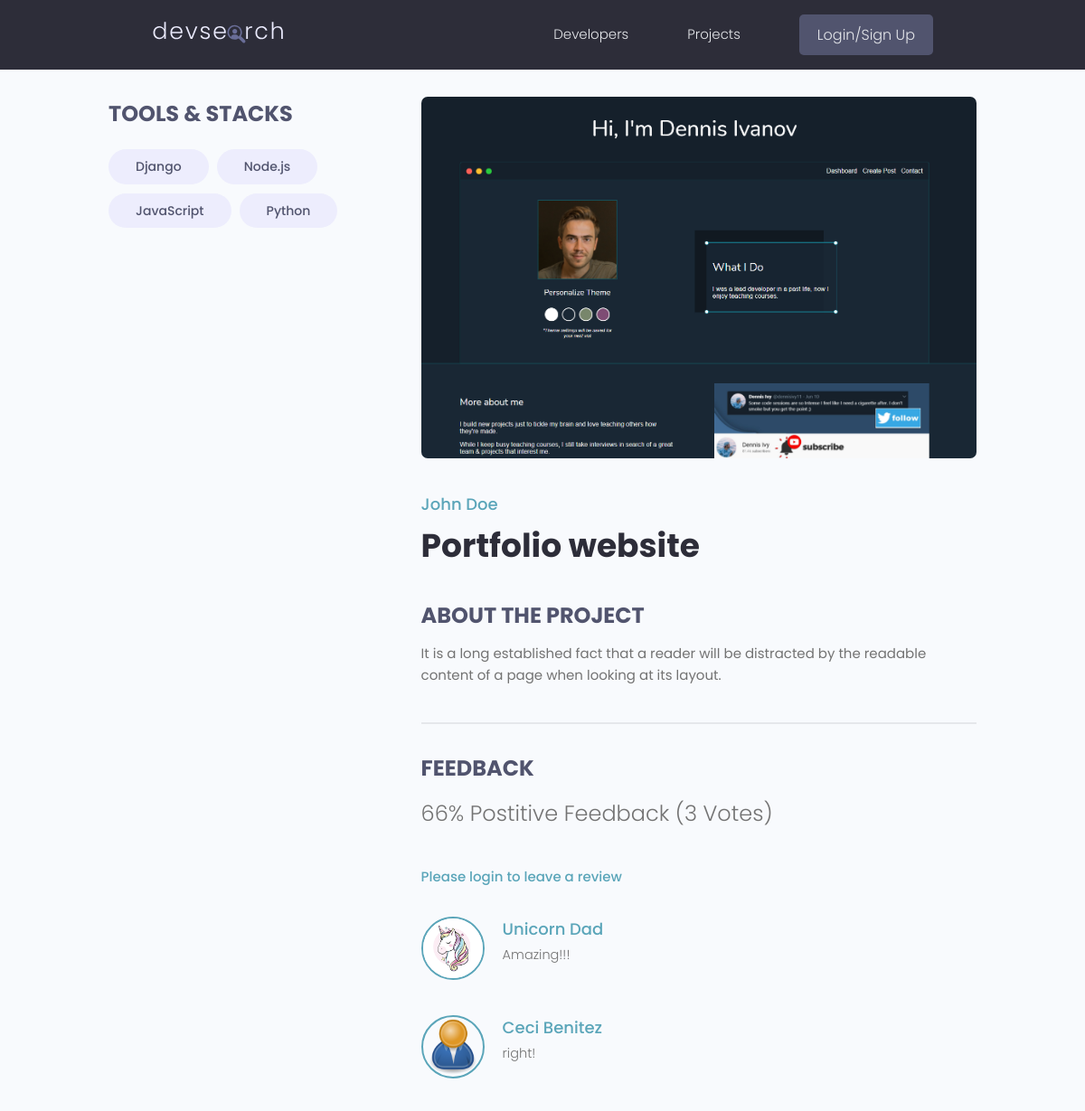
Page /projects/project/0bf07765-48b2-469e-8b91-ad494ba1f7fe on the earlier database version.
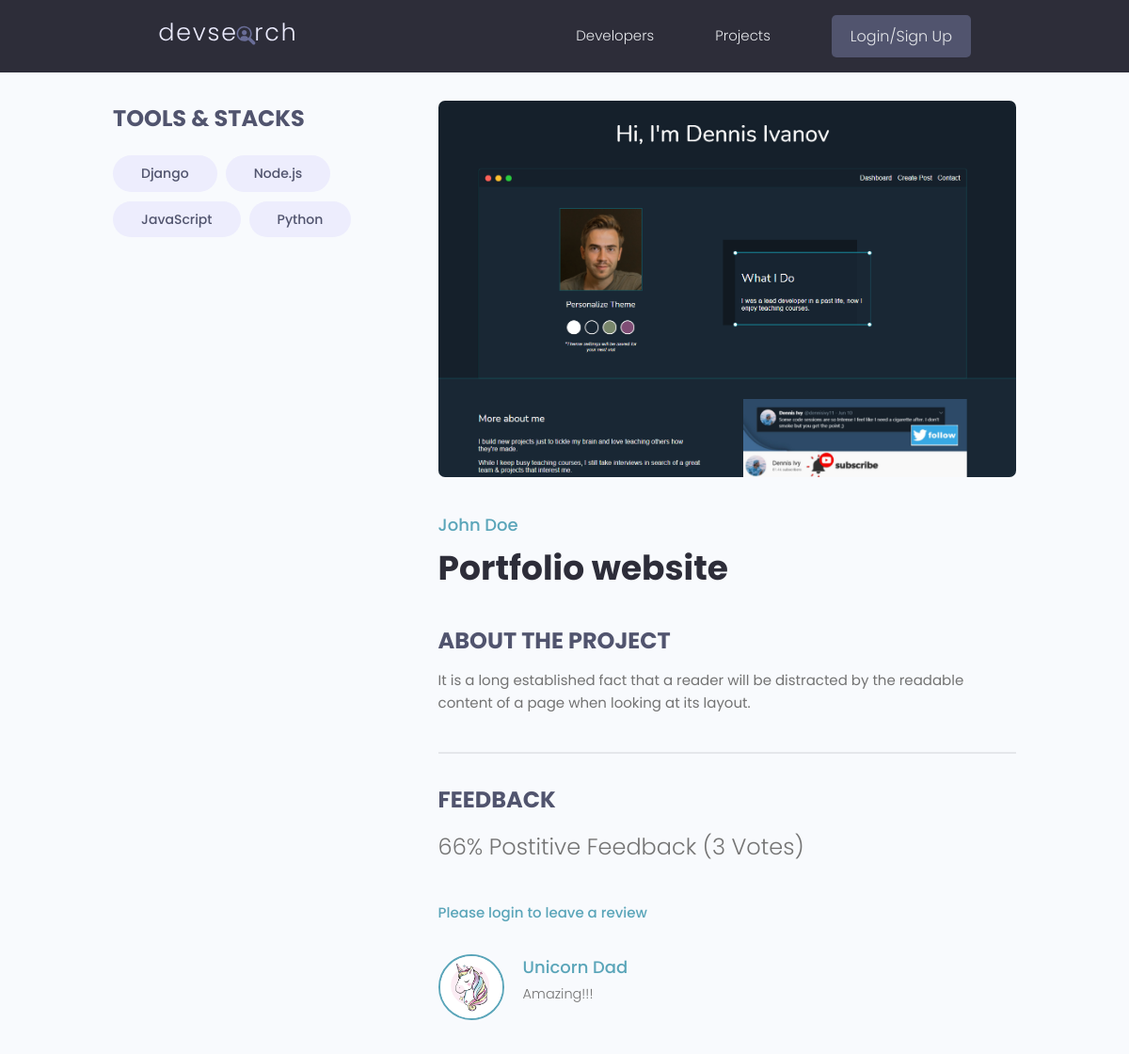
Same page on the later database version.
### projects/models.py (models this page shows, shortened)
class Tag(models.Model):
    name = models.CharField(max_length=200)
    created = models.DateTimeField(auto_now_add=True)
    id = models.UUIDField(default=uuid.uuid4, unique=True, primary_key=True, editable=False)
    def __str__(self):
        return self.name

class Review(models.Model):
    VOTE_TYPE = (
        ("up", "Up Vote"),
        ("down", "Down Vote")
    )
    owner = models.ForeignKey(Profile, on_delete=models.CASCADE, null=True, blank=True)
    project = models.ForeignKey(Project, on_delete=models.CASCADE)
    body = models.TextField(null=True, blank=True)
    value = models.CharField(max_length=200, choices=VOTE_TYPE)
    created = models.DateTimeField(auto_now_add=True)
    id = models.UUIDField(default=uuid.uuid4, unique=True, primary_key=True, editable=False)
    class Meta:
        unique_together = [["owner", "project"]]

### users/models.py (models this page shows, shortened)
class Profile(models.Model):
    user = models.OneToOneField(User, on_delete=models.CASCADE, null=True, blank=True)
    name = models.CharField(max_length=200, null=True, blank=True)
    email = models.EmailField(max_length=500, null=True, blank=True)
    username = models.CharField(max_length=200, null=True, blank=True)
    location = models.CharField(max_length=200, null=True, blank=True)
    short_intro = models.CharField(max_length=200, null=True, blank=True)
    bio = models.TextField(null=True, blank=True)
    profile_image = models.ImageField(null=True, blank=True, upload_to="profiles/", default="profiles/user-default.png")
    social_github = models.CharField(max_length=200, null=True, blank=True)
    social_twitter = models.CharField(max_length=200, null=True, blank=True)
    social_linkedin = models.CharField(max_length=200, null=True, blank=True)
    social_youtube = models.CharField(max_length=200, null=True, blank=True)
    social_website = models.CharField(max_length=200, null=True, blank=True)
    created = models.DateTimeField(auto_now_add=True)
    id = models.UUIDField(default=uuid.uuid4, unique=True, primary_key=True, editable=False)
    class Meta:
        ordering = ["created"]

### projects/views.py (the view, shortened to what this page needs)
# urls.py: path('project/<str:pk>', views.project, name="project"),
def project(request, pk):
    projectObj = Project.objects.get(id=pk)
    form = ReviewForm()
    return render(request, 'projects/single-project.html', {"project": projectObj, "form": form})

### projects/models.py (called while the page is built)
    @property
    def imageURL(self):
        try:
            url = self.featured_image.url
        except:
            url = ""
        return url

    @property
    def reviewers(self):
        queryset = self.review_set.all().values_list("owner__id", flat=True)
        return queryset

### projects/templates/projects/single-project.html (shortened to what this page needs)
{% extends 'main.html' %} {% block content %}
  <main class="singleProject my-md">
    <div class="container">
      <div class="layout">
        <div class="column column--1of3">
          <h3 class="singleProject__subtitle">Tools & Stacks</h3>
          <div class="singleProject__toolStack">
            {% for tag in project.tags.all %}
            <span class="tag tag--pill tag--sub tag--lg">
              <small>{{tag}}</small>
            </span>
            {% endfor %}
          </div>
        </div>
        <div class="column column--2of3">
          <img class="singleProject__preview" src="{{project.imageURL}}" alt="portfolio thumbnail" />
          <a href="{% url 'user-profile' project.owner.id %}" class="singleProject__developer">{{project.owner.name}}</a>
          <h2 class="singleProject__title">{{project.title}}</h2>
          <h3 class="singleProject__subtitle">About the Project</h3>
          <div class="singleProject__info">
           {{project.description}}
          </div>
          <div class="comments">
            <h3 class="singleProject__subtitle">Feedback</h3>
            <h5 class="project--rating">
              {{project.vote_ratio}}% Postitive Feedback ({{project.vote_total}} Vote{{project.vote_total|pluralize:"s"}})
            </h5>
            {% if request.user.profile.id in project.reviewers %}
                <p>You have already voted for this project</p>
                {% elif request.user.profile == project.owner %}
                <p>You can't review your own work</p>
                {% else %}
                <a href="{% url 'login' %}?next={{request.path}}">Please login to leave a review</a>
            {% endif %}
            <div class="commentList">
              {% for review in project.review_set.all %}
              {% if review.body %}
              <div class="comment">
                <a href="{% url 'user-profile' review.owner.id %}">
                  <img class="avatar avatar--md" src="{{review.owner.profile_image.url}}" alt="user" />
                </a>
                <div class="comment__details">
                  <a href="{% url 'user-profile' review.owner.id %}" class="comment__author">{{review.owner.name}}</a>
                  <p class="comment__info">
                    {{review.body|linebreaksbr}}
                  </p>
                </div>
              </div>
              {% endif %}
              {% endfor %}
            </div>
          </div>
        </div>
      </div>
    </div>
  </main>
{% endblock content %}

Differences in the rows shown:
removed Review: owner.profile_image (placeholder picture), owner.name "Ceci Benitez", body "right!"
